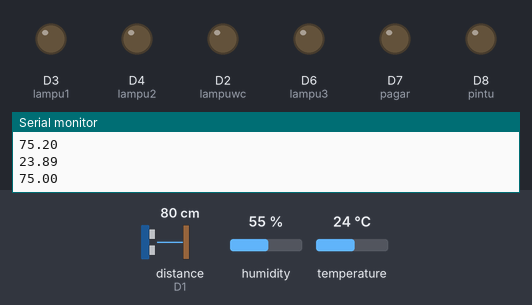
A sketch run on a simulated ESP8266 (NodeMCU). Shown: output pins drawn as LEDs (lit = HIGH), the last lines printed to the serial monitor. Inputs (shaded band) come from the test bench; at power-on: distance to the obstacle (sensor on D1) 80 cm, humidity 55 %, temperature 24 °C. The echo pulse lasts 58.3 µs per cm; WiFi joins after 1.5 s; servers stay silent unless stated; uploads are accepted with an empty reply.

Above: at 2.7 s.
2.8 s: distance to the obstacle (sensor on D1) set to 11 cm
4.4 s: distance to the obstacle (sensor on D1) set to 8 cm
At 5.6 s:
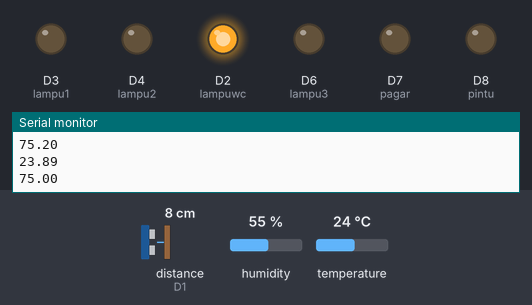
5.9 s: distance to the obstacle (sensor on D1) set to 18 cm
At 6.8 s:
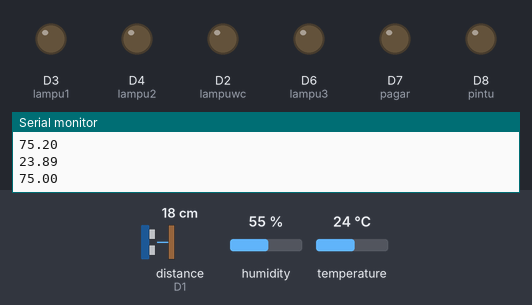
7.6 s: distance to the obstacle (sensor on D1) set to 2 cm
At 9.1 s:
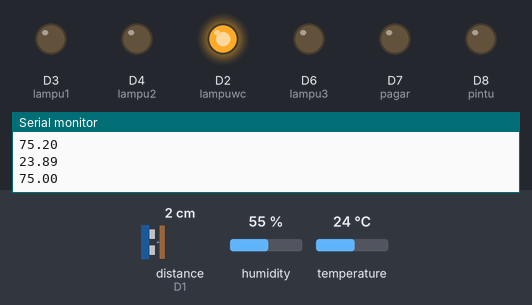
Timing chart, 0 to 10.3 s (numbered marks = the images above; inputs shaded):
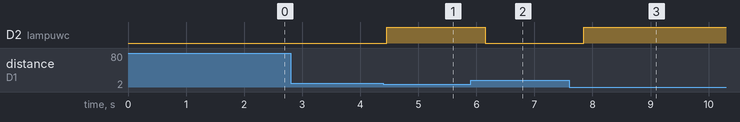

The sketch:

arduinoprogram.ino
```cpp
#include <Arduino.h>

#include <ESP8266WiFi.h>

#include <ESP8266WiFiMulti.h>

#include <ArduinoJson.h>

#include <ESP8266HTTPClient.h>

#include <WiFiClientSecureBearSSL.h>

#include <NewPing.h>

#include "DHT.h"

//setting jaringan
const char * ssid = "";
const char * password = "";
const char * host = "restu.tutorkilat.com";

#define fingerprint "56 AE 15 CF 51 DD AA C4 39 44 B1 A5 51 68 0D BA B4 AE 97 7D"

// Lampu

int lampu1 = D3;
int lampu2 = D4;
int lampu3 = D6;
int pagar = D7;
int pintu = D8;

//UltraSonic

#define TRIGGER_PIN D0 // Arduino pin tied to trigger pin on the ultrasonic sensor.
#define ECHO_PIN D1 // Arduino pin tied to echo pin on the ultrasonic sensor.
#define MAX_DISTANCE 200 // Maximum distance we want to ping for (in centimeters). Maximum sensor distance is rated at 400-500cm.

int lampuwc = D2;
int jarak;

NewPing sonar(TRIGGER_PIN, ECHO_PIN, MAX_DISTANCE); // NewPing setup of pins and maximum distance.

// Sensor Suhu

#define DHTPIN D5
#define DHTTYPE DHT22 // DHT 22  (AM2302), AM2321
DHT dht(DHTPIN, DHTTYPE);

void setup() {
  // put your setup code here, to run once:
  Serial.begin(9600);
  pinMode(lampuwc, OUTPUT);
  pinMode(lampu1, OUTPUT);
  pinMode(lampu2, OUTPUT);
  pinMode(lampu3, OUTPUT);
  pinMode(pintu, OUTPUT);
  pinMode(pagar, OUTPUT);

  dht.begin();

  WiFi.begin(ssid, password);

  //cek koneksi wifi
  while (WiFi.status() != WL_CONNECTED) {
    Serial.print(".");
    delay(500);
  }

  Serial.println("WiFi Connected");

}

void loop() {
  int ultrasonic = sonar.ping_cm();

      Serial.println(ultrasonic);

  if (ultrasonic > 0 && ultrasonic < 10) {
    digitalWrite(lampuwc, HIGH);
    Serial.println("NYALA");
  } else if (ultrasonic >= 10) {
    digitalWrite(lampuwc, LOW);
    Serial.println("MATI");
  }

  // Reading temperature or humidity takes about 250 milliseconds!
  // Sensor readings may also be up to 2 seconds 'old' (its a very slow sensor)
  float h = dht.readHumidity();
  // Read temperature as Celsius (the default)
  float t = dht.readTemperature();
  // Read temperature as Fahrenheit (isFahrenheit = true)
  float f = dht.readTemperature(true);

  // Check if any reads failed and exit early (to try again).
  if (isnan(h) || isnan(t) || isnan(f)) {
    Serial.println(F("Failed to read from DHT sensor!"));
    return;
  }

  // Compute heat index in Fahrenheit (the default)
  float hif = dht.computeHeatIndex(f, h);
  // Compute heat index in Celsius (isFahreheit = false)
  float hic = dht.computeHeatIndex(t, h, false);

  //                  Serial.print(F("Humidity: "));
  //                  Serial.print(h);
  //
  //                  Serial.print(F("%  Temperature: "));
  //                  Serial.print(t);
  //
  //                  Serial.print(F("°C "));
  //                  Serial.print(f);
  //
  //                  Serial.print(F("°F  Heat index: "));
  //                  Serial.print(hic);
  //                  Serial.print(F("°C "));
  //                  Serial.print(hif);
  //                  Serial.println(F("°F"));
  //
  Serial.println(h);
  Serial.println(t);
  Serial.println(f);
  Serial.println(hic);
  Serial.println(hif);

  if (WiFi.status() == WL_CONNECTED) {
    std::unique_ptr < BearSSL::WiFiClientSecure > client(new BearSSL::WiFiClientSecure);

    client -> setFingerprint(fingerprint);

    String Link;
    HTTPClient https;

    Link = "https://restu.tutorkilat.com/updatesensor.php?ultrasonic=" + String(ultrasonic) + "&humidity=" + String(h) + "&tempc=" + String(t) + "&tempf=" + String(f) + "&hic=" + String(hic) + "&hif=" + String(hif);

    //eksekusi link
    https.begin( * client, Link);
    https.GET();

    https.begin( * client, "https://restu.tutorkilat.com/getData.php");
    https.GET();

    String payload = https.getString();
    Serial.println();
    Serial.println(payload);

    // Stream& input;
    StaticJsonDocument < 512 > doc;
    DeserializationError error = deserializeJson(doc, payload);
    if (error) {
      Serial.print("deserializeJson() failed: ");
      Serial.println(error.c_str());
      return;
    }

    int lampuState1 = doc["lampu1"];
    int lampuState2 = doc["lampu2"];
    int lampuState3 = doc["lampu3"];
    int pintuState = doc["pintu"];
    int pagarState = doc["pagar"];

    if (lampuState1 == 0) {
      digitalWrite(lampu1, LOW);
    } else {
      digitalWrite(lampu1, HIGH);
    }

    if (lampuState2 == 0) {
      digitalWrite(lampu2, LOW);
    } else {
      digitalWrite(lampu2, HIGH);
    }

    if (lampuState3 == 0) {
      digitalWrite(lampu3, LOW);
    } else {
      digitalWrite(lampu3, HIGH);
    }

    if (pintuState == 0) {
      digitalWrite(pintu, LOW);
    } else {
      digitalWrite(pintu, HIGH);
    }

    if (pagarState == 0) {
      digitalWrite(pagar, LOW);
    } else {
      digitalWrite(pagar, HIGH);
    }

    https.end();
    delay(1000);
  }

}
```

Measured:
- the behaviour switches between 10 and 9 cm on distance to the obstacle (sensor on D1) (found by bisection; images 0 and 1)
- after the input at 4.4 s, D2 (lampuwc): LOW → HIGH after 0.06 s
- after the input at 5.9 s, D2 (lampuwc): HIGH → LOW after 0.26 s
- after the input at 7.6 s, D2 (lampuwc): LOW → HIGH after 0.25 s
